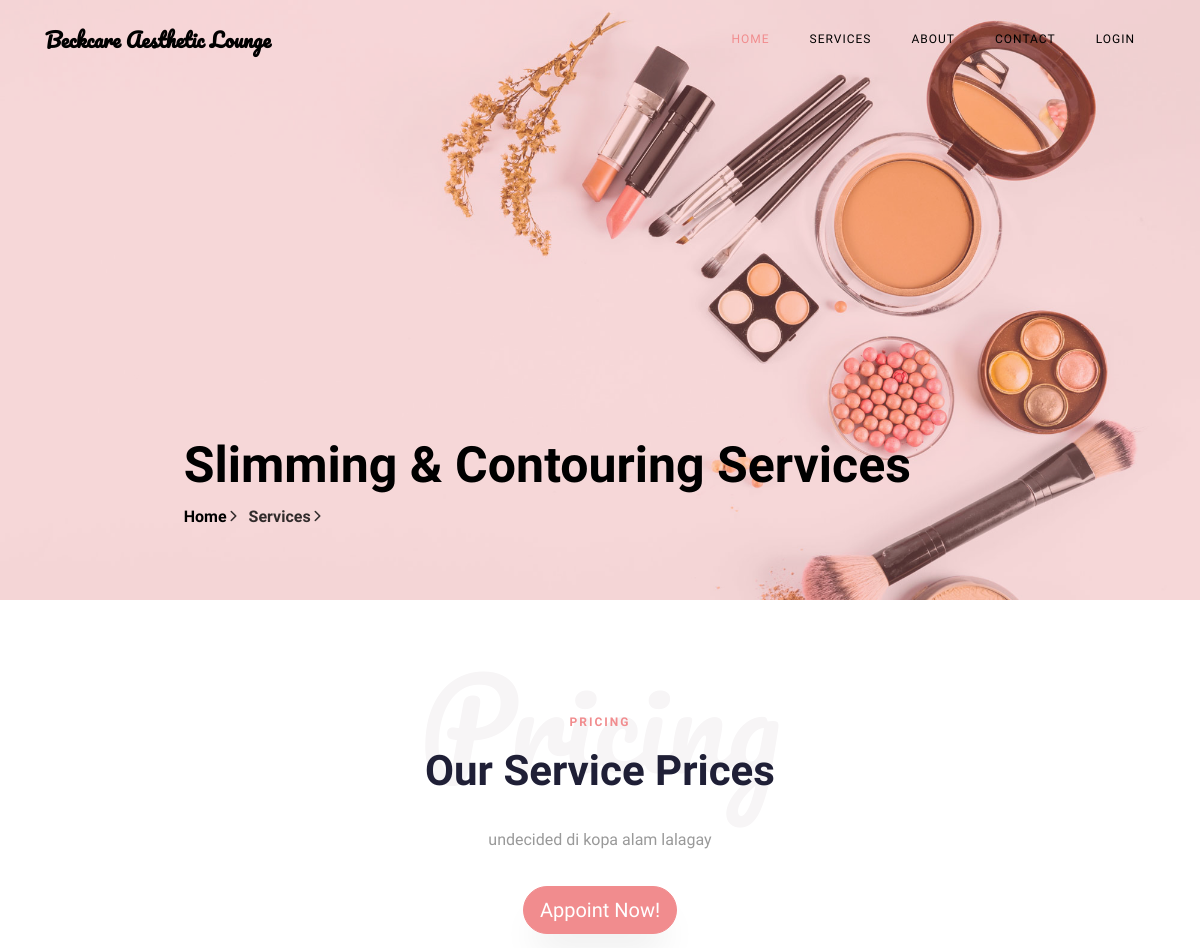
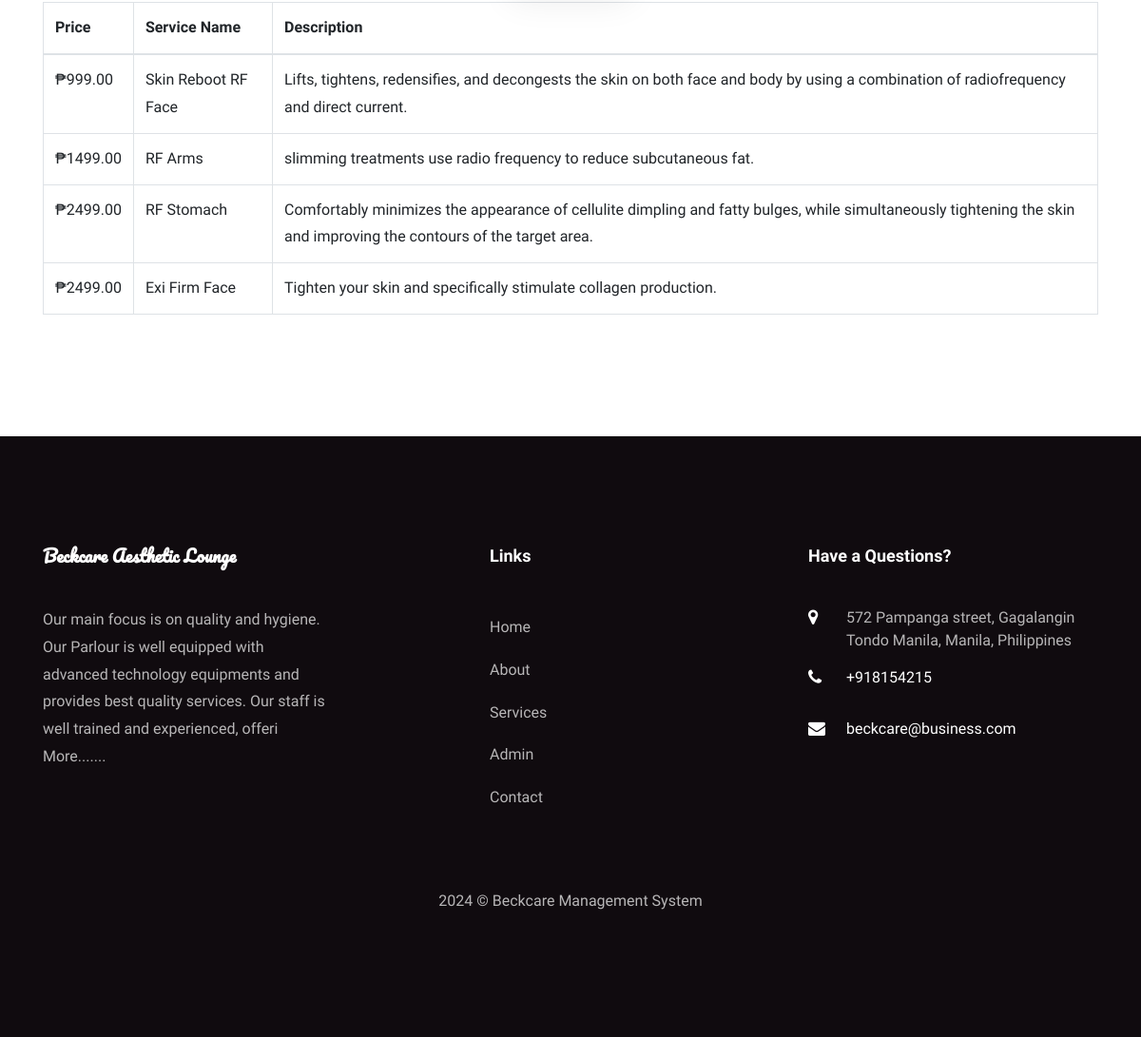
/slimcoun.php, run on the app's committed database (2 pictures, top to bottom).
### tables this page shows
CREATE TABLE `tblservices` (
  `ID` int(10) NOT NULL,
  `ServiceName` varchar(200) DEFAULT NULL,
  `Cost` int(10) DEFAULT NULL,
  `description` varchar(255) NOT NULL,
  `category` varchar(255) NOT NULL,
  `imgurl` varchar(255) NOT NULL,
  `CreationDate` timestamp NULL DEFAULT current_timestamp()
);

CREATE TABLE `tblpage` (
  `ID` int(10) NOT NULL,
  `PageType` varchar(200) DEFAULT NULL,
  `PageTitle` mediumtext DEFAULT NULL,
  `PageDescription` mediumtext DEFAULT NULL,
  `Email` varchar(200) DEFAULT NULL,
  `MobileNumber` bigint(10) DEFAULT NULL,
  `UpdationDate` date DEFAULT NULL,
  `Timing` varchar(200) NOT NULL
);

### slimcoun.php (the view, shortened to what this page needs)
<!DOCTYPE html>
<html lang="en">
<head>
    <link rel="stylesheet" href="css/open-iconic-bootstrap.min.css">
    <link rel="stylesheet" href="css/animate.css">
    <link rel="stylesheet" href="css/owl.carousel.min.css">
    <link rel="stylesheet" href="css/owl.theme.default.min.css">
    <link rel="stylesheet" href="css/magnific-popup.css">
    <link rel="stylesheet" href="css/aos.css">
    <link rel="stylesheet" href="css/ionicons.min.css">
    <link rel="stylesheet" href="css/bootstrap-datepicker.css">
    <link rel="stylesheet" href="css/jquery.timepicker.css">
    <link rel="stylesheet" href="css/flaticon.css">
    <link rel="stylesheet" href="css/icomoon.css">
    <link rel="stylesheet" href="css/style.css">
</head>
<body>
    <?php include_once('includes/header.php');?>
    <section class="hero-wrap hero-wrap-2" style="background-image: url('images/bg-2.jpg');" data-stellar-background-ratio="0.5">
        <div class="overlay"></div>
        <div class="container">
            <div class="row no-gutters slider-text js-fullheight align-items-end justify-content-center">
                <div class="col-md-9 ftco-animate pb-5">
                    <h2 class="mb-0 bread">Slimming & Contouring Services</h2>
                    <p class="breadcrumbs"><span class="mr-2"><a href="index.php">Home <i class="ion-ios-arrow-forward"></i></a></span> <span>Services <i class="ion-ios-arrow-forward"></i></span></p>
                </div>
            </div>
        </div>
    </section>
    <section class="ftco-section ftco-pricing">
        <div class="container">
            <div class="row justify-content-center pb-3">
                <div class="col-md-10 heading-section text-center ftco-animate">
                    <h1 class="big">Pricing</h1>
                    <span class="subheading">Pricing</span>
                    <h2 class="mb-4">Our Service Prices</h2>
                    <p>undecided di kopa alam lalagay</p>
                </div>
            </div>
            <div class="row justify-content-center pb-3">
                <div class="col-md-6 text-center">
                    <a href="aptform.php" class="btn btn-primary btn-lg">Appoint Now!</a>
                </div>
            </div>
            <table class="table table-bordered">
                <thead>
                    <tr>
                        <th>Price</th>
                        <th>Service Name</th>
                        <th>Description</th>
                    </tr>
                </thead>
                <tbody>
                    <?php
                 $ret = mysqli_query($con, "SELECT * FROM tblservices WHERE Category='Slimming & Contouring'");
                    while ($row=mysqli_fetch_array($ret)) {
                    ?>
                    <tr>
                        <td>₱<?php echo $row['Cost'];?>.00</td>
                        <td><?php echo $row['ServiceName'];?></td>
                        <td><?php echo $row['description'];?></td>
                    </tr>
                    <?php
                    }?>
                </tbody>
            </table>
        </div>
    </section>
    <?php include_once('includes/footer.php');?>
</body>
</html>

### includes/footer.php (shortened to what this page needs)
 <?php
include('includes/dbconnection.php');
?>
 <footer class="ftco-footer ftco-section">
      <div class="container">
        <div class="row mb-5">
          <div class="col-md">
            <div class="ftco-footer-widget mb-4">
              <h2 class="ftco-heading-2 logo">Beckcare Aesthetic Lounge</h2>
              <?php
$ret=mysqli_query($con,"select * from tblpage where PageType='aboutus' ");
while ($row=mysqli_fetch_array($ret)) {
?>
              <p><?php  echo substr($row['PageDescription'],0,200);?> <a href="about.php">More.......</a></p><?php } ?>
            </div>
          </div>
          <div class="col-md" style="padding-left: 150px">
             <div class="ftco-footer-widget mb-4">
              <h2 class="ftco-heading-2">Links</h2>
              <ul class="list-unstyled">
                <li><a href="index.php" class="py-2 d-block">Home</a></li>
                <li><a href="about.php" class="py-2 d-block">About</a></li>
                <li><a href="services.php" class="py-2 d-block">Services</a></li>
                <li><a href="admin/index.php" class="py-2 d-block">Admin</a></li>
                <li><a href="contact.php" class="py-2 d-block">Contact</a></li>
              </ul>
            </div>
          </div>
          <div class="col-md">
            <div class="ftco-footer-widget mb-4">
            	<h2 class="ftco-heading-2">Have a Questions?</h2>
            	<div class="block-23 mb-3">
                <?php
$ret=mysqli_query($con,"select * from tblpage where PageType='contactus' ");
while ($row=mysqli_fetch_array($ret)) {
?>
	              <ul>
	                <li><span class="icon icon-map-marker"></span><span class="text"><?php  echo $row['PageDescription'];?></span></li>
	                <li><a href="#"><span class="icon icon-phone"></span><span class="text">+<?php  echo $row['MobileNumber'];?></span></a></li>
	                <li><a href="#"><span class="icon icon-envelope"></span><span class="text"><?php  echo $row['Email'];?></span></a></li>
	              </ul>
	            </div>
               <?php } ?>
            </div>
          </div>
        </div>
        <div class="row">
          <div class="col-md-12 text-center">
            <p>
  2024 &copy; Beckcare Management System  </p>
          </div>
        </div>
      </div>
    </footer>

### css/icomoon.css (style rules this page uses)
[class^="icon-"], [class*=" icon-"] { font-family: 'icomoon' !important; speak: none; font-style: normal; font-weight: normal; font-variant: normal; text-transform: none; line-height: 1; -webkit-font-smoothing: antialiased; -moz-osx-font-smoothing: grayscale; }
.icon-map-marker:before { content: "\f041"; }
.icon-phone:before { content: "\f095"; }
.icon-envelope:before { content: "\f0e0"; }

### data on the page
tblservices: Cost "999", ServiceName "Skin Reboot RF Face", description "Lifts, tightens, redensifies, and decongests the skin on both face and body by using a combination of radiofrequency and direct current."
tblservices: Cost "1499", ServiceName "RF Arms", description "slimming treatments use radio frequency to reduce subcutaneous fat."
tblservices: Cost "2499", ServiceName "RF Stomach", description "Comfortably minimizes the appearance of cellulite dimpling and fatty bulges, while simultaneously tightening the skin and improving the contours of the target area."
tblservices: Cost "2499", ServiceName "Exi Firm Face", description "Tighten your skin and specifically stimulate collagen production."
tblpage: PageDescription "Our main focus is on quality and hygiene. Our Parlour is well equipped with advanced technology equipments and provides best quality services. Our staff is well trained and experienced, offeri"
tblpage: PageDescription "572 Pampanga street, Gagalangin Tondo Manila, Manila, Philippines", MobileNumber "918154215", Email "beckcare@business.com"
